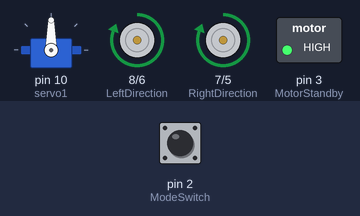
This sketch was run on a simulated Arduino Uno, built with avr-gcc and run on an emulated ATmega328P. On the bench: servo, direction and speed pins drawn as motors (green arrow = direction pin HIGH = forward, orange = LOW = backward, longer = more drive, stopped while the standby pin is LOW), switched loads named in the sketch (green lamp = pin HIGH). The test bench sets the inputs (shaded band); at power-on: pin 2 (ModeSwitch) LOW.

Above: at 1.7 s.
1.8 s: pin 2 (ModeSwitch) pulled HIGH for 3.2 s
At 2.7 s:
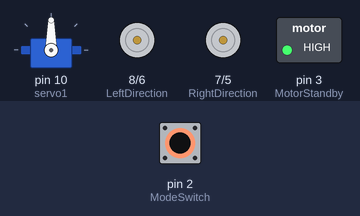
Timing chart, 0 to 6.5 s (numbered marks = the images above; inputs shaded):
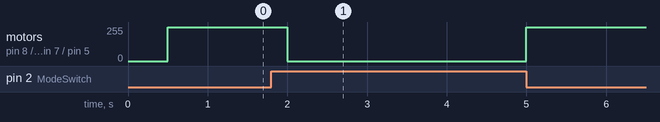

Measured:
- after the input at 1.8 s, motor on pin 8 (LeftDirection) / pin 6 (LeftSpeed), motor on pin 7 (RightDirection) / pin 5 (RightSpeed): forward 255/255 → stopped after 0.20 s, → forward 255/255 3.0 s later

The sketch:

Servo.ino
```cpp
/*
Nok Yin Lim - 28/7/2025
Servo control
*/


#include <Servo.h>


#define ModeSwitch 2

#define RightSpeed 5
#define LeftSpeed 6
#define RightDirection 7
#define LeftDirection 8

#define SwitchMode 2 // Mode switch Input
#define MotorStandby 3 // Place H-Bridge in standby if LOW, run if HIGH


Servo servo1;

void setup() {

    servo1.attach(10);
    servo1.write(90);

    // init values
    pinMode(2, INPUT);
    pinMode(3, OUTPUT);
    pinMode(RightSpeed, OUTPUT);
    pinMode(LeftSpeed, OUTPUT);
    pinMode(RightDirection, OUTPUT);
    pinMode(LeftDirection, OUTPUT);

    // Set the initial state of the motors
    analogWrite(RightSpeed, 0); // Set initial speed to 0
    analogWrite(LeftSpeed, 0); // Set initial speed to 0
    digitalWrite(RightDirection, HIGH); // Set initial direction to forward
    digitalWrite(LeftDirection, HIGH); // Set initial direction to forward
    digitalWrite(MotorStandby, HIGH); // Set motor to run mode

    delay(500);
}

void loop() {

    while (digitalRead(ModeSwitch) == 1) {
        // Wait for the mode switch to be pressed
        delay(100);
    }
    // int distanceCm = 60;
    analogWrite(RightSpeed, 255);
    analogWrite(LeftSpeed, 255);

    delay(250); // Convert distance to time in milliseconds (0.69 m/s)
    analogWrite(RightSpeed, 0);
    analogWrite(LeftSpeed, 0);
}
```
